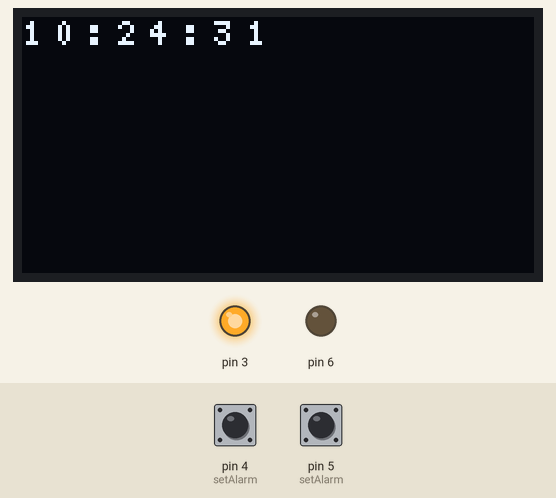
The sketch below on a simulated Arduino Uno, built with avr-gcc and run on an emulated ATmega328P. Shown: 128×64 one-colour display, output pins drawn as LEDs (lit = HIGH). The test bench sets the inputs (shaded band); at power-on: pin 4 (setAlarm) LOW, pin 5 (setAlarm) LOW. The local clock reads 2024-03-15 10:24:30 at power-on unless the sketch sets it.

Above: at 1.7 s.
1.8 s: pin 4 (setAlarm) pulled HIGH for 0.15 s
At 2.9 s:
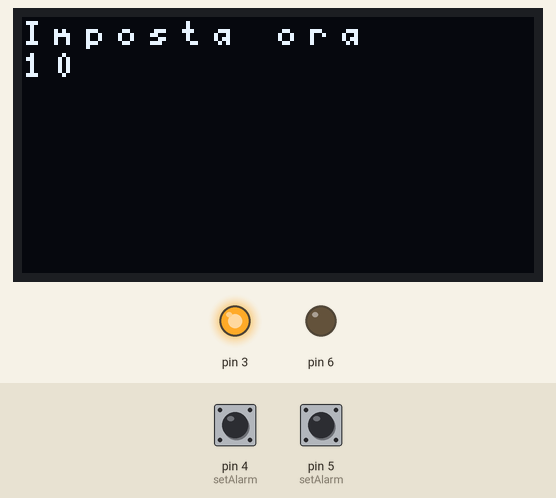
3.6 s: pin 4 (setAlarm) pulled HIGH for 1 s
At 4.06 s:
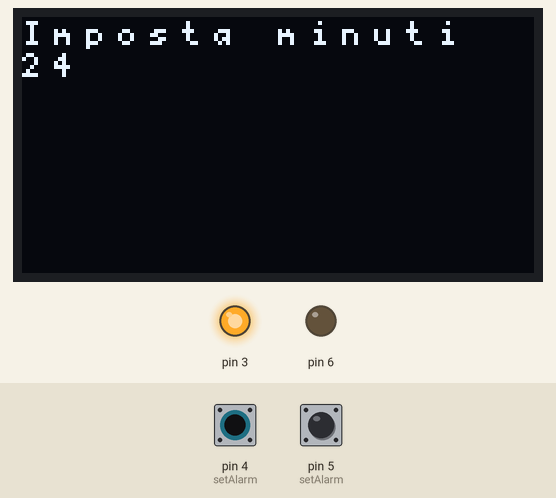
6.3 s: pin 5 (setAlarm) pulled HIGH for 3.2 s
At 10.1 s:
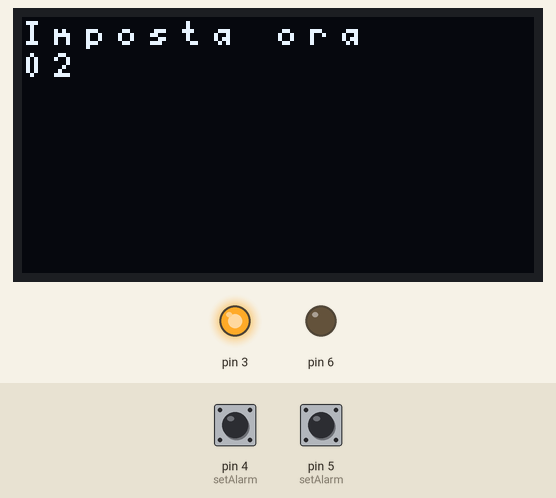
11.0 s: pin 5 (setAlarm) pulled HIGH for 0.15 s
12.7 s: pin 4 (setAlarm) driven HIGH and pin 5 (setAlarm) driven HIGH
At 13.92 s:
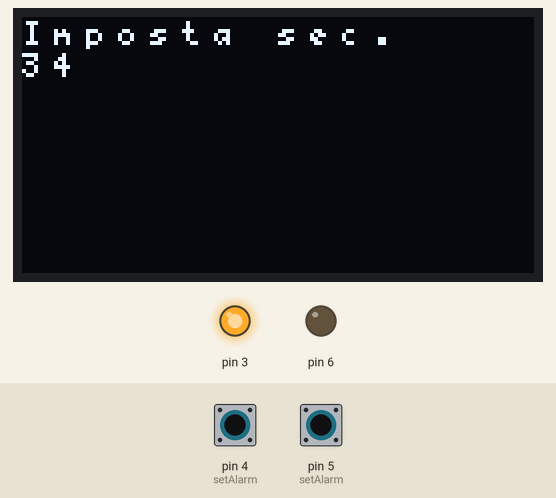
15.7 s: pin 4 (setAlarm) driven LOW
At 16.23 s:
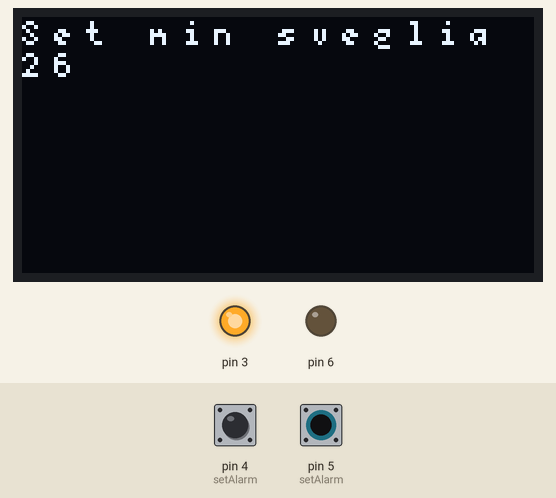
Timing chart, 0 to 18.7 s (numbered marks = the images above; inputs shaded):
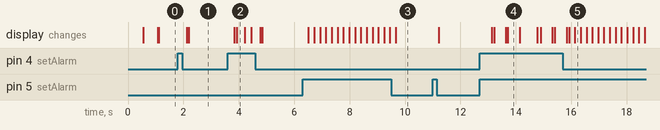

Measured:
- after the input at 3.6 s, the display: first changes after 0.24 s (image 2 shows a later state)
- after the input at 6.3 s, the display: first changes after 0.21 s (image 3 shows a later state)
- after the input at 12.7 s, the display: first changes after 0.43 s (image 4 shows a later state)
- what the display in image 4 shows lasts 0.4 s, from 13.7 s to 14.1 s

The sketch:

orologio-con-allarme.ino
```cpp
//RTCLib by Adafruit x DS1307
#include "RTClib.h"

#include <U8x8lib.h>
U8X8_SSD1306_128X64_ALT0_HW_I2C oled(U8X8_PIN_NONE);

RTC_DS1307 rtc;
DateTime now;

int alarmh, alarmm, alarms;
bool ALARM = false;
char str[3];
int stato = 0;

void setup () {
  Serial.begin(9600);

  //pulsanti set e reset
  pinMode(4, INPUT);
  pinMode(5, INPUT);
  pinMode(6, OUTPUT);

  pinMode(3, OUTPUT);
  digitalWrite(3, LOW);
  delay(500);
  digitalWrite(3, HIGH);
  oled.begin();
  oled.setFont(u8x8_font_5x7_f);

  if (! rtc.begin()) {
    Serial.println("Couldn't find RTC");
    Serial.flush();
    abort();
  }

  if (! rtc.isrunning()) {
    Serial.println("RTC is NOT running, let's set the time!");
    rtc.adjust(DateTime(F(__DATE__), F(__TIME__)));
    // This line sets the RTC with an explicit date & time, for example to set
    // January 21, 2014 at 3am you would call:
    // rtc.adjust(DateTime(2014, 1, 21, 3, 0, 0));
  }

}

void loop () {
  switch(stato){
    case 0:
      displayTime();
      break;
    case 1:
      setHour();
      break;
    case 2:
      setMinute();
      break;
    case 3:
      setSecond();
      break;
    case 20:
      setAlarm();
      break;
    case 21:
      setAHour();
      break;
    case 22:
      setAMinute();
      break;
    case 23:
      setASecond();
      break;
    case 30:
      ringing();
      break;
  }
}

unsigned long t1, dt;
bool FIRST = true;

int ch, cm, cs;

void displayTime() {
  if (FIRST) {
    oled.clear();
    t1 = millis();
    FIRST = false;
  }

  dt = millis() - t1;
  if (dt > 500) {
    now = rtc.now();
    oled.setCursor(0,0);
    ch = now.hour();
    cm = now.minute();
    cs = now.second();

    sprintf(str, "%02d", ch);
    oled.print(str);
    oled.print(':');
    sprintf(str, "%02d", cm);
    oled.print(str);
    oled.print(':');
    sprintf(str, "%02d", cs);
    oled.print(str);

    oled.setCursor(0,1);
    if (ALARM){
      oled.print("SVEGLIA ON");
    } else {
      oled.print("          ");
    }
    t1 = millis();

    if ((ch == alarmh) && (cm == alarmm) && (cs == alarms)) {
      stato = 30;
      FIRST = true;
    }
  }

  if (digitalRead(4)) {
    //imposta ora
    stato = 1;
    delay(300);
    FIRST = true;
  }
  if (digitalRead(5)) {
    //imposta l'allarme
    stato = 20;
    delay(300);
    FIRST = true;
  }
}

int seth = 0;

void setHour() {
  if (FIRST) {
    oled.clear();
    now = rtc.now();
    seth = now.hour();
    oled.setCursor(0,0);
    oled.print("Imposta ora");
    FIRST = false;
  }
  oled.setCursor(0,1);
  sprintf(str, "%02d", seth);
  oled.print(str);

  if (digitalRead(5)) {
    seth++;
    if (seth >= 24) seth = 0;
    delay(200);
  }
  if (digitalRead(4)) {
    //salva ora scelta e passa ai minuti
    rtc.adjust(DateTime(now.year(), now.month(), now.day(), seth, now.minute(), now.second()));
    stato = 2;
    FIRST = true;
    delay(200);
  }
}

int setm;
void setMinute(){
  if (FIRST) {
    oled.clear();
    now = rtc.now();
    setm = now.minute();
    oled.setCursor(0,0);
    oled.print("Imposta minuti");
    FIRST = false;
  }
  oled.setCursor(0,1);
  sprintf(str, "%02d", setm);
  oled.print(str);

  if (digitalRead(5)) {
    setm++;
    if (setm >= 60) setm = 0;
    delay(200);
  }
  if (digitalRead(4)) {
    //salva min scelta e passa ai sec
    rtc.adjust(DateTime(now.year(), now.month(), now.day(), now.hour(), setm, now.second()));
    stato = 3;
    delay(200);
    FIRST = true;
  }
}

int sets = 0;

void setSecond(){
  if (FIRST) {
    oled.clear();
    now = rtc.now();
    sets = now.second();
    oled.setCursor(0,0);
    oled.print("Imposta sec.");
    FIRST = false;
  }
  oled.setCursor(0,1);
  sprintf(str, "%02d", sets);
  oled.print(str);

  if (digitalRead(5)) {
    sets++;
    if (sets >= 60) sets = 0;
    delay(200);
  }
  if (digitalRead(4)) {
    //salva sec scelta e passa ai minuti
    rtc.adjust(DateTime(now.year(), now.month(), now.day(), now.hour(), now.minute(), sets));
    stato = 0;
    delay(200);
    FIRST = true;
  }
}

void setAlarm(){
  if (FIRST) {
    oled.clear();
    oled.setCursor(0,0);
    oled.print("Imposta Sveglia");
    FIRST = false;
  }
  oled.setCursor(0,1);
  if (ALARM) {
    oled.print("ATTIVA    ");
  } else {
    oled.print("NON ATTIVA");
  }

  if (digitalRead(5)) {
    ALARM = !ALARM;
    delay(200);
  }
  if (digitalRead(4)) {
    if (!ALARM) stato = 0;
    else stato = 21;
    delay(200);
    FIRST = true;
  }
}

void setAHour() {
  if (FIRST) {
    oled.clear();
    now = rtc.now();
    alarmh = now.hour();
    oled.setCursor(0,0);
    oled.print("Set ora sveglia");
    FIRST = false;
  }
  oled.setCursor(0,1);
  sprintf(str, "%02d", alarmh);
  oled.print(str);

  if (digitalRead(5)) {
    alarmh++;
    if (alarmh >= 24) alarmh = 0;
    delay(200);
  }
  if (digitalRead(4)) {
    //salva ora scelta e passa ai minuti
    stato = 22;
    FIRST = true;
    delay(200);
  }
}

void setAMinute() {
  if (FIRST) {
    oled.clear();
    now = rtc.now();
    alarmm = now.minute();
    oled.setCursor(0,0);
    oled.print("Set min sveglia");
    FIRST = false;
  }
  oled.setCursor(0,1);
  sprintf(str, "%02d", alarmm);
  oled.print(str);

  if (digitalRead(5)) {
    alarmm++;
    if (alarmm >= 60) alarmm = 0;
    delay(200);
  }
  if (digitalRead(4)) {
    //salva min scelta e passa ai minuti
    stato = 23;
    FIRST = true;
    delay(200);
  }
}

void setASecond() {
  if (FIRST) {
    oled.clear();
    now = rtc.now();
    alarms = now.second();
    oled.setCursor(0,0);
    oled.print("Set sec sveglia");
    FIRST = false;
  }
  oled.setCursor(0,1);
  sprintf(str, "%02d", alarms);
  oled.print(str);

  if (digitalRead(5)) {
    alarms++;
    if (alarms >= 60) alarms = 0;
    delay(200);
  }
  if (digitalRead(4)) {
    //salva sec
    stato = 0;
    FIRST = true;
    delay(200);
  }
}

int ringing(){
  if (FIRST) {
    oled.clear();
    oled.setCursor(0,0);
    oled.print("SVEGLIA!!");
    FIRST = false;
  }
  tone(6, 440, 100);
  delay(100);
  if (digitalRead(4) || digitalRead(5)) {
    FIRST = true;
    stato = 0;
    delay(300);
  }
}
```
